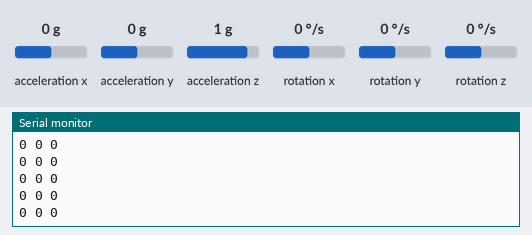
Simulated run of this sketch. Board: Arduino Uno, built with avr-gcc and run on an emulated ATmega328P. Parts: the last lines printed to the serial monitor. The inputs (shaded band) are chosen by the test bench; at power-on: rotation x 0 °/s, rotation y 0 °/s, rotation z 0 °/s, acceleration x 0 g, acceleration y 0 g, acceleration z 1 g.

Above: at 1.2 s.
1.3 s: rotation x set to -192 °/s
At 2.2 s:
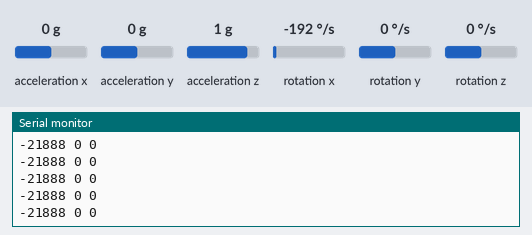
4.3 s: rotation y set to -192 °/s
At 5.3 s:
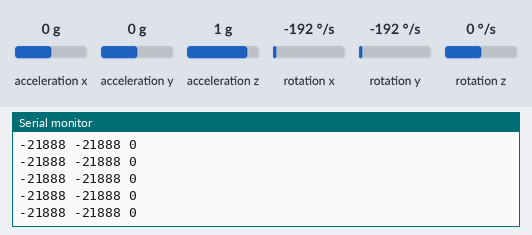
7.3 s: rotation z set to -192 °/s
At 8.0 s:
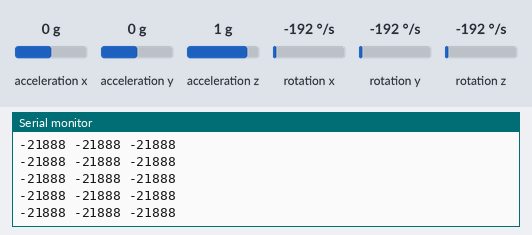

Measured:
- after the input at 1.3 s, the serial monitor: prints a new line at once (image 1)
- after the input at 4.3 s, the serial monitor: prints a new line at once (image 2)
- after the input at 7.3 s, the serial monitor: prints a new line at once (image 3)

The sketch:

ArduinoGyro.ino
```cpp
#include <Wire.h>
#include <L3G.h>
L3G gyro;


void setup() {
  Serial.begin(19200);
  Wire.begin();
  if (!gyro.init())
  {
    Serial.println("Failed to autodetect gyro type!");
    while (1);
  }

  gyro.enableDefault();
}

void loop() {
  gyro.read();
  Serial.print((int)gyro.g.x);
  Serial.print(" ");
  Serial.print((int)gyro.g.y);
  Serial.print(" ");
  Serial.println((int)gyro.g.z);
}
```
